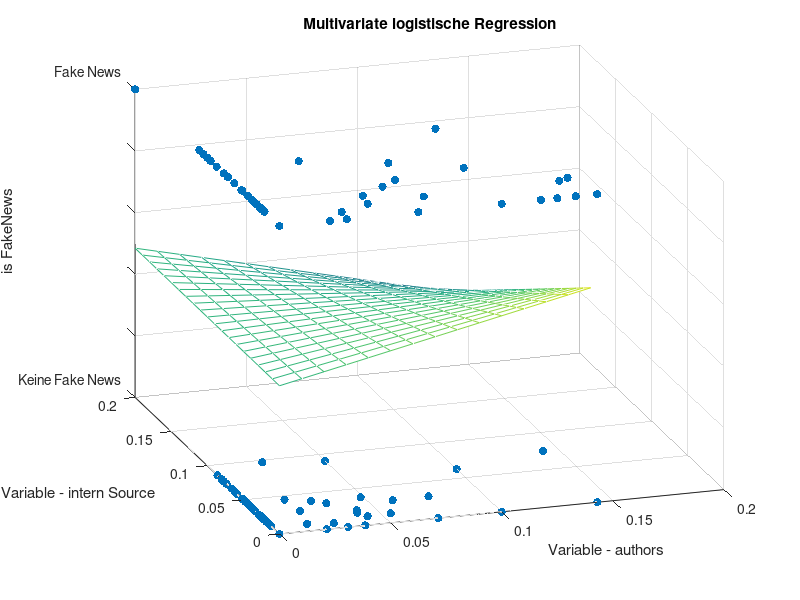

MATLAB code for this plot: (Note: this script raises an error after producing the figure.)
%% bSkriptRegression
% This skript realse the regression plot for the variables
% @Author: Benjamin M. Abdel-Karim
% @since: 2017-05-31
% @version: 2017-05-31
% Idear Source: https://de.mathworks.com/help/stats/regress.html

%% Clear everthing
clear; clc; close all;

%% Routing Folder
addpath('Funktionsbibliothek');
addpath('Funktionsbibliothek/MATLAB2Tikiz/src');

%% Dataimport 
% The Dataimport
%sVar = {'newsId','isFake','words','uppercases','questions','exclamations','authors','citations','firstperson','secondperson','thirdperson','sentencelength','repetitiveness','authorHits','titleUppercase','errorLevel','sentiment','informativeness'};

sVar = {'$X_{1}$ words','$X_{2}$ uppercases','$X_{3}$ questions',...
    '$X_{4}$ exclamations','$X_{5}$ authors','$X_{6}$ citations',...
    '$X_{7}$ firstperson','$X_{8}$ secondperson', '$X_{9} $thirdperson',...
    '$X_{10}$ sentencelength','$X_{11}$ repetitiveness','$X_{12}$ authorHits','$X_{13}$ titleUppercase',...
    '$X_{14}$ errorLevel','$X_{15}$ sentiment','$X_{16}$ informativeness','$X_{17}$ super. per Words ','$X_{18}$ super. per Adj.'...
      '$X_{19}$usedsources', '$X_{20}$internsources','$X_{21}$externsources','$X_{22}$usedimages'};
  
 mData = csvread('Datenbank/2017-06-21-newsResults.csv');

%% The Regression Parameters
%vY = mData(:,2);
%vX = mData(:,3:end);


% Overright
% 2017-05-30 - 2, 4, 9
% 2017-06-06 - 2, 8, 15
  vy = mData(:,2);
  vxOne = mData(:,5);
  vxTow = mData(:,20);

% Fit-Simple Regression Modell
 X = [ones(size(vxOne)) vxOne vxTow vxOne.*vxTow];
 b = regress(vy,X);    % Removes NaN data

% Creat the 3D Scatterplot
figure;
scatter3(vxOne,vxTow,vy,'filled')
hold on
x1fit = min(vxOne):0.01:max(vxOne); 
x2fit = min(vxTow):0.01:max(vxTow);
[X1FIT,X2FIT] = meshgrid(x1fit,x2fit);
YFIT = b(1) + b(2)*X1FIT + b(3)*X2FIT + b(4)*X1FIT.*X2FIT;
mesh(X1FIT,X2FIT,YFIT)
title('Multivariate logistische Regression');
xlabel('Variable - authors');
ylabel('Variable - intern Source');
zlabel('is FakeNews');
zticklabels({'Keine Fake News', '','','','','Fake News'});
view(-18,25)

matlab2tikz('Abbildungen/MultivariateRegression.tex');
% print -dpdf Abbildung/Wortverteilung.pdf;
